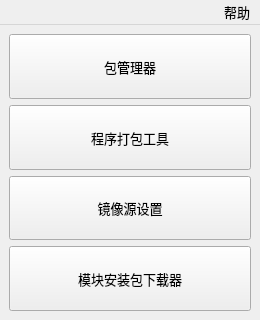
<?xml version="1.0" encoding="UTF-8"?>
<ui version="4.0">
 <class>mainentry</class>
 <widget class="QMainWindow" name="mainentry">
  <property name="geometry">
   <rect>
    <x>0</x>
    <y>0</y>
    <width>260</width>
    <height>320</height>
   </rect>
  </property>
  <property name="minimumSize">
   <size>
    <width>260</width>
    <height>320</height>
   </size>
  </property>
  <property name="maximumSize">
   <size>
    <width>260</width>
    <height>320</height>
   </size>
  </property>
  <property name="font">
   <font>
    <family>Microsoft YaHei UI</family>
    <pointsize>10</pointsize>
   </font>
  </property>
  <property name="windowTitle">
   <string>AwesomePyKit</string>
  </property>
  <widget class="QWidget" name="centralwidget">
   <layout class="QVBoxLayout" name="verticalLayout_2">
    <item>
     <layout class="QVBoxLayout" name="verticalLayout">
      <item>
       <widget class="QPushButton" name="pb_pkg_mgr">
        <property name="sizePolicy">
         <sizepolicy hsizetype="Minimum" vsizetype="Minimum">
          <horstretch>0</horstretch>
          <verstretch>0</verstretch>
         </sizepolicy>
        </property>
        <property name="toolTip">
         <string>管理不同Python环境中的第三方模块。</string>
        </property>
        <property name="text">
         <string>包管理器</string>
        </property>
       </widget>
      </item>
      <item>
       <widget class="QPushButton" name="pb_pyi_tool">
        <property name="sizePolicy">
         <sizepolicy hsizetype="Minimum" vsizetype="Minimum">
          <horstretch>0</horstretch>
          <verstretch>0</verstretch>
         </sizepolicy>
        </property>
        <property name="toolTip">
         <string>使用PYINSTALLER将py程序打包成exe可执行文件。</string>
        </property>
        <property name="text">
         <string>程序打包工具</string>
        </property>
       </widget>
      </item>
      <item>
       <widget class="QPushButton" name="pb_index_mgr">
        <property name="sizePolicy">
         <sizepolicy hsizetype="Minimum" vsizetype="Minimum">
          <horstretch>0</horstretch>
          <verstretch>0</verstretch>
         </sizepolicy>
        </property>
        <property name="toolTip">
         <string>设置pip全局镜像源地址。</string>
        </property>
        <property name="text">
         <string>镜像源设置</string>
        </property>
       </widget>
      </item>
      <item>
       <widget class="QPushButton" name="pb_pkg_dload">
        <property name="sizePolicy">
         <sizepolicy hsizetype="Minimum" vsizetype="Minimum">
          <horstretch>0</horstretch>
          <verstretch>0</verstretch>
         </sizepolicy>
        </property>
        <property name="toolTip">
         <string>Python包下载工具，此工具当前处于测试阶段。</string>
        </property>
        <property name="text">
         <string>模块安装包下载器</string>
        </property>
       </widget>
      </item>
     </layout>
    </item>
   </layout>
  </widget>
  <widget class="QMenuBar" name="menubar">
   <property name="geometry">
    <rect>
     <x>0</x>
     <y>0</y>
     <width>260</width>
     <height>23</height>
    </rect>
   </property>
   <property name="layoutDirection">
    <enum>Qt::RightToLeft</enum>
   </property>
   <widget class="QMenu" name="menu_help">
    <property name="title">
     <string>帮助</string>
    </property>
    <addaction name="action_about"/>
   </widget>
   <addaction name="menu_help"/>
  </widget>
  <action name="description">
   <property name="text">
    <string>功能说明</string>
   </property>
   <property name="font">
    <font/>
   </property>
  </action>
  <action name="action_about">
   <property name="text">
    <string>关于软件</string>
   </property>
   <property name="font">
    <font/>
   </property>
  </action>
  <action name="contribution">
   <property name="text">
    <string>参与贡献</string>
   </property>
  </action>
 </widget>
 <resources/>
 <connections/>
</ui>
